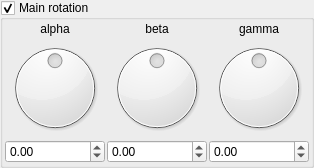
    <widget class="MyGroupBox" name="groupCheck_mandelbox_main_rotation_enabled">
     <property name="title">
      <string>Main rotation</string>
     </property>
     <property name="checkable">
      <bool>true</bool>
     </property>
     <layout class="QVBoxLayout" name="verticalLayout_3" stretch="0">
      <property name="spacing">
       <number>2</number>
      </property>
      <property name="leftMargin">
       <number>2</number>
      </property>
      <property name="topMargin">
       <number>2</number>
      </property>
      <property name="rightMargin">
       <number>2</number>
      </property>
      <property name="bottomMargin">
       <number>2</number>
      </property>
      <item>
       <layout class="QGridLayout" name="gridLayout_2">
        <property name="spacing">
         <number>2</number>
        </property>
        <item row="1" column="0">
         <widget class="QDial" name="dial3_mandelbox_rotation_main_x">
          <property name="minimum">
           <number>-18000</number>
          </property>
          <property name="maximum">
           <number>18000</number>
          </property>
          <property name="wrapping">
           <bool>true</bool>
          </property>
         </widget>
        </item>
        <item row="1" column="1">
         <widget class="QDial" name="dial3_mandelbox_rotation_main_y">
          <property name="minimum">
           <number>-18000</number>
          </property>
          <property name="maximum">
           <number>18000</number>
          </property>
          <property name="wrapping">
           <bool>true</bool>
          </property>
         </widget>
        </item>
        <item row="0" column="1">
         <widget class="QLabel" name="label_14">
          <property name="text">
           <string>beta</string>
          </property>
          <property name="alignment">
           <set>Qt::AlignCenter</set>
          </property>
         </widget>
        </item>
        <item row="2" column="0">
         <widget class="MyDoubleSpinBox" name="spinboxd3_mandelbox_rotation_main_x">
          <property name="prefix">
           <string/>
          </property>
          <property name="suffix">
           <string/>
          </property>
          <property name="decimals">
           <number>2</number>
          </property>
          <property name="minimum">
           <double>-180.000000000000000</double>
          </property>
          <property name="maximum">
           <double>180.000000000000000</double>
          </property>
          <property name="singleStep">
           <double>1.000000000000000</double>
          </property>
         </widget>
        </item>
        <item row="0" column="0">
         <widget class="QLabel" name="label_13">
          <property name="text">
           <string>alpha</string>
          </property>
          <property name="alignment">
           <set>Qt::AlignCenter</set>
          </property>
         </widget>
        </item>
        <item row="1" column="2">
         <widget class="QDial" name="dial3_mandelbox_rotation_main_z">
          <property name="minimum">
           <number>-18000</number>
          </property>
          <property name="maximum">
           <number>18000</number>
          </property>
          <property name="wrapping">
           <bool>true</bool>
          </property>
         </widget>
        </item>
        <item row="0" column="2">
         <widget class="QLabel" name="label_15">
          <property name="text">
           <string>gamma</string>
          </property>
          <property name="alignment">
           <set>Qt::AlignCenter</set>
          </property>
         </widget>
        </item>
        <item row="2" column="1">
         <widget class="MyDoubleSpinBox" name="spinboxd3_mandelbox_rotation_main_y">
          <property name="prefix">
           <string/>
          </property>
          <property name="suffix">
           <string/>
          </property>
          <property name="decimals">
           <number>2</number>
          </property>
          <property name="minimum">
           <double>-180.000000000000000</double>
          </property>
          <property name="maximum">
           <double>180.000000000000000</double>
          </property>
          <property name="singleStep">
           <double>1.000000000000000</double>
          </property>
         </widget>
        </item>
        <item row="2" column="2">
         <widget class="MyDoubleSpinBox" name="spinboxd3_mandelbox_rotation_main_z">
          <property name="prefix">
           <string/>
          </property>
          <property name="suffix">
           <string/>
          </property>
          <property name="decimals">
           <number>2</number>
          </property>
          <property name="minimum">
           <double>-180.000000000000000</double>
          </property>
          <property name="maximum">
           <double>180.000000000000000</double>
          </property>
          <property name="singleStep">
           <double>1.000000000000000</double>
          </property>
         </widget>
        </item>
       </layout>
      </item>
     </layout>
    </widget>
